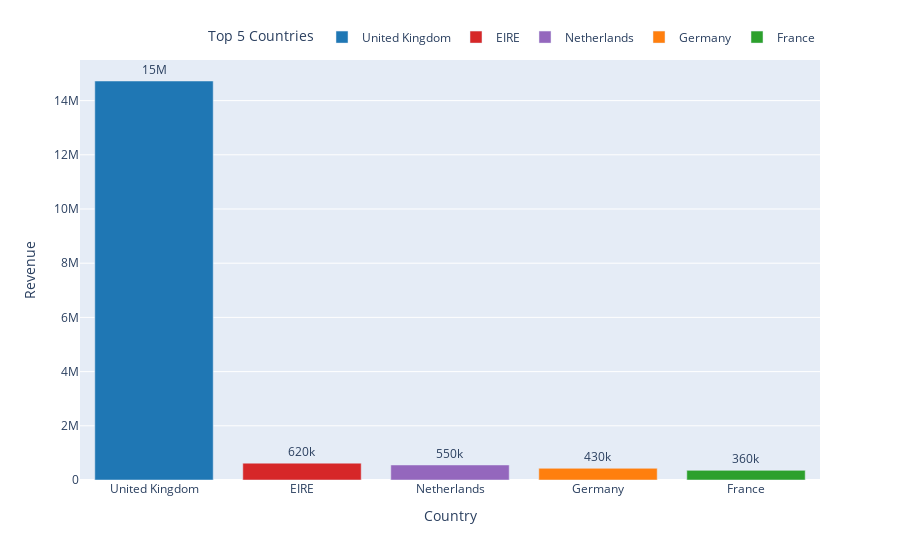

Notebook code for this chart:
### Code cell
# Legend Customization

color_map = {
    'United Kingdom': '#1f77b4',
    'Germany': '#ff7f0e',
    'France': '#2ca02c',
    'EIRE': '#d62728',
    'Netherlands': '#9467bd'
}

fig = px.bar(top_countries.head(5),
             x='Country', y='Revenue',
             text='Revenue',
             color='Country',
             color_discrete_map=color_map)

fig.update_traces(texttemplate='%{text:.2s}', textposition='outside')

fig.update_layout(
    showlegend=True,
    legend_title="Top 5 Countries",
    legend=dict(
        orientation='h',  # horizontal
        yanchor='bottom', y=1.02,
        xanchor='right', x=1
    )
)

fig.show()

### Figure 1 — Plotly figure (JSON) as saved in the notebook; plotly's stock layout.template omitted (floating-point values rounded to 4 significant figures)
{"data": [{"hovertemplate": "Country=%{x}<br>Revenue=%{text}<extra></extra>", "legendgroup": "United Kingdom", "marker": {"color": "#1f77b4", "pattern": {"shape": ""}}, "name": "United Kingdom", "orientation": "v", "showlegend": true, "text": [14720000.0], "textposition": "outside", "texttemplate": "%{text:.2s}", "type": "bar", "x": ["United Kingdom"], "xaxis": "x", "y": [14720000.0], "yaxis": "y"}, {"hovertemplate": "Country=%{x}<br>Revenue=%{text}<extra></extra>", "legendgroup": "EIRE", "marker": {"color": "#d62728", "pattern": {"shape": ""}}, "name": "EIRE", "orientation": "v", "showlegend": true, "text": [621600.0], "textposition": "outside", "texttemplate": "%{text:.2s}", "type": "bar", "x": ["EIRE"], "xaxis": "x", "y": [621600.0], "yaxis": "y"}, {"hovertemplate": "Country=%{x}<br>Revenue=%{text}<extra></extra>", "legendgroup": "Netherlands", "marker": {"color": "#9467bd", "pattern": {"shape": ""}}, "name": "Netherlands", "orientation": "v", "showlegend": true, "text": [554200.0], "textposition": "outside", "texttemplate": "%{text:.2s}", "type": "bar", "x": ["Netherlands"], "xaxis": "x", "y": [554200.0], "yaxis": "y"}, {"hovertemplate": "Country=%{x}<br>Revenue=%{text}<extra></extra>", "legendgroup": "Germany", "marker": {"color": "#ff7f0e", "pattern": {"shape": ""}}, "name": "Germany", "orientation": "v", "showlegend": true, "text": [431300.0], "textposition": "outside", "texttemplate": "%{text:.2s}", "type": "bar", "x": ["Germany"], "xaxis": "x", "y": [431300.0], "yaxis": "y"}, {"hovertemplate": "Country=%{x}<br>Revenue=%{text}<extra></extra>", "legendgroup": "France", "marker": {"color": "#2ca02c", "pattern": {"shape": ""}}, "name": "France", "orientation": "v", "showlegend": true, "text": [355300.0], "textposition": "outside", "texttemplate": "%{text:.2s}", "type": "bar", "x": ["France"], "xaxis": "x", "y": [355300.0], "yaxis": "y"}], "layout": {"barmode": "relative", "legend": {"orientation": "h", "title": {"text": "Top 5 Countries"}, "tracegroupgap": 0, "x": 1, "xanchor": "right", "y": 1.02, "yanchor": "bottom"}, "margin": {"t": 60}, "showlegend": true, "xaxis": {"anchor": "y", "categoryarray": ["United Kingdom", "EIRE", "Netherlands", "Germany", "France"], "categoryorder": "array", "domain": [0, 1], "title": {"text": "Country"}}, "yaxis": {"anchor": "x", "domain": [0, 1], "title": {"text": "Revenue"}}}}
